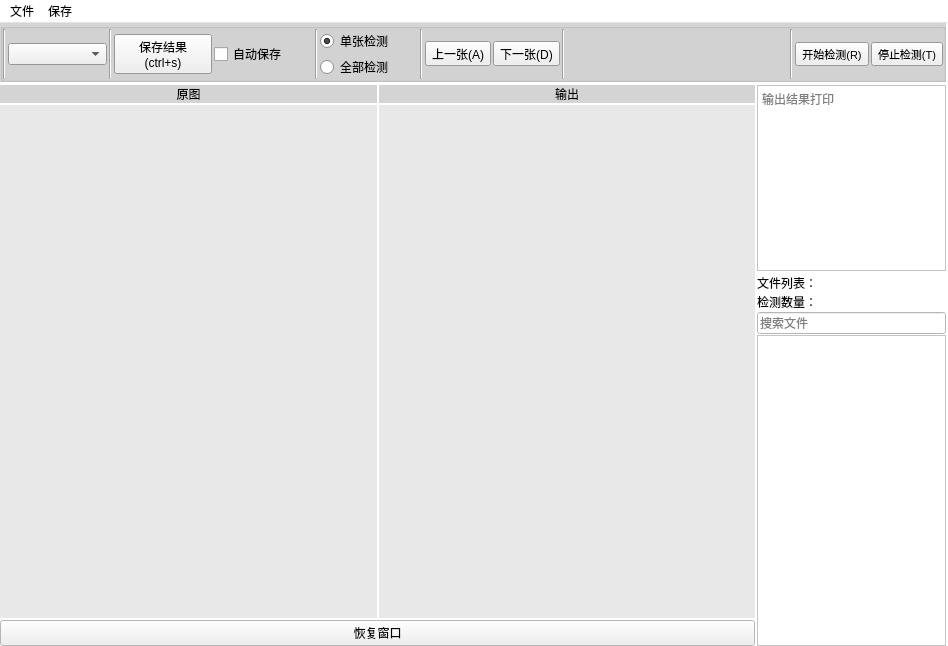
<?xml version="1.0" encoding="UTF-8"?>
<ui version="4.0">
 <class>MainWindow</class>
 <widget class="QMainWindow" name="MainWindow">
  <property name="enabled">
   <bool>true</bool>
  </property>
  <property name="geometry">
   <rect>
    <x>0</x>
    <y>0</y>
    <width>948</width>
    <height>646</height>
   </rect>
  </property>
  <property name="palette">
   <palette>
    <active>
     <colorrole role="Base">
      <brush brushstyle="SolidPattern">
       <color alpha="255">
        <red>255</red>
        <green>255</green>
        <blue>255</blue>
       </color>
      </brush>
     </colorrole>
     <colorrole role="Window">
      <brush brushstyle="SolidPattern">
       <color alpha="255">
        <red>255</red>
        <green>255</green>
        <blue>255</blue>
       </color>
      </brush>
     </colorrole>
    </active>
    <inactive>
     <colorrole role="Base">
      <brush brushstyle="SolidPattern">
       <color alpha="255">
        <red>255</red>
        <green>255</green>
        <blue>255</blue>
       </color>
      </brush>
     </colorrole>
     <colorrole role="Window">
      <brush brushstyle="SolidPattern">
       <color alpha="255">
        <red>255</red>
        <green>255</green>
        <blue>255</blue>
       </color>
      </brush>
     </colorrole>
    </inactive>
    <disabled>
     <colorrole role="Base">
      <brush brushstyle="SolidPattern">
       <color alpha="255">
        <red>255</red>
        <green>255</green>
        <blue>255</blue>
       </color>
      </brush>
     </colorrole>
     <colorrole role="Window">
      <brush brushstyle="SolidPattern">
       <color alpha="255">
        <red>255</red>
        <green>255</green>
        <blue>255</blue>
       </color>
      </brush>
     </colorrole>
    </disabled>
   </palette>
  </property>
  <property name="tabletTracking">
   <bool>false</bool>
  </property>
  <property name="contextMenuPolicy">
   <enum>Qt::ActionsContextMenu</enum>
  </property>
  <property name="windowTitle">
   <string>MainWindow</string>
  </property>
  <property name="windowIcon">
   <iconset>
    <normaloff>C:/Users/ZHONGBO/.designer/backup/my_ico/Mario.ico</normaloff>C:/Users/ZHONGBO/.designer/backup/my_ico/Mario.ico</iconset>
  </property>
  <property name="autoFillBackground">
   <bool>true</bool>
  </property>
  <property name="toolButtonStyle">
   <enum>Qt::ToolButtonTextOnly</enum>
  </property>
  <widget class="QWidget" name="centralwidget">
   <layout class="QGridLayout" name="gridLayout">
    <property name="leftMargin">
     <number>0</number>
    </property>
    <property name="topMargin">
     <number>0</number>
    </property>
    <property name="rightMargin">
     <number>2</number>
    </property>
    <property name="bottomMargin">
     <number>0</number>
    </property>
    <property name="spacing">
     <number>0</number>
    </property>
    <item row="0" column="0">
     <layout class="QVBoxLayout" name="verticalLayout_8" stretch="0,10">
      <property name="spacing">
       <number>3</number>
      </property>
      <item>
       <widget class="QGroupBox" name="groupBox">
        <property name="enabled">
         <bool>true</bool>
        </property>
        <property name="palette">
         <palette>
          <active>
           <colorrole role="Base">
            <brush brushstyle="SolidPattern">
             <color alpha="255">
              <red>255</red>
              <green>255</green>
              <blue>255</blue>
             </color>
            </brush>
           </colorrole>
           <colorrole role="Window">
            <brush brushstyle="SolidPattern">
             <color alpha="255">
              <red>212</red>
              <green>212</green>
              <blue>212</blue>
             </color>
            </brush>
           </colorrole>
          </active>
          <inactive>
           <colorrole role="Base">
            <brush brushstyle="SolidPattern">
             <color alpha="255">
              <red>255</red>
              <green>255</green>
              <blue>255</blue>
             </color>
            </brush>
           </colorrole>
           <colorrole role="Window">
            <brush brushstyle="SolidPattern">
             <color alpha="255">
              <red>212</red>
              <green>212</green>
              <blue>212</blue>
             </color>
            </brush>
           </colorrole>
          </inactive>
          <disabled>
           <colorrole role="Base">
            <brush brushstyle="SolidPattern">
             <color alpha="255">
              <red>212</red>
              <green>212</green>
              <blue>212</blue>
             </color>
            </brush>
           </colorrole>
           <colorrole role="Window">
            <brush brushstyle="SolidPattern">
             <color alpha="255">
              <red>212</red>
              <green>212</green>
              <blue>212</blue>
             </color>
            </brush>
           </colorrole>
          </disabled>
         </palette>
        </property>
        <property name="autoFillBackground">
         <bool>true</bool>
        </property>
        <property name="title">
         <string notr="true"/>
        </property>
        <property name="flat">
         <bool>false</bool>
        </property>
        <layout class="QHBoxLayout" name="horizontalLayout_6">
         <property name="spacing">
          <number>0</number>
         </property>
         <property name="leftMargin">
          <number>0</number>
         </property>
         <property name="topMargin">
          <number>0</number>
         </property>
         <property name="rightMargin">
          <number>0</number>
         </property>
         <property name="bottomMargin">
          <number>0</number>
         </property>
         <item>
          <layout class="QHBoxLayout" name="horizontalLayout_4" stretch="5,0,2,0,1">
           <property name="spacing">
            <number>2</number>
           </property>
           <property name="sizeConstraint">
            <enum>QLayout::SetDefaultConstraint</enum>
           </property>
           <property name="leftMargin">
            <number>0</number>
           </property>
           <property name="rightMargin">
            <number>0</number>
           </property>
           <item>
            <layout class="QHBoxLayout" name="horizontalLayout" stretch="0,0,0,0,0,0,0,0,0,0">
             <property name="sizeConstraint">
              <enum>QLayout::SetDefaultConstraint</enum>
             </property>
             <item>
              <widget class="Line" name="line_8">
               <property name="orientation">
                <enum>Qt::Vertical</enum>
               </property>
              </widget>
             </item>
             <item>
              <widget class="QComboBox" name="comboBox">
               <property name="enabled">
                <bool>true</bool>
               </property>
               <property name="toolTip">
                <string>选择模型</string>
               </property>
               <property name="currentIndex">
                <number>-1</number>
               </property>
               <property name="maxVisibleItems">
                <number>12</number>
               </property>
               <property name="placeholderText">
                <string>选择模型</string>
               </property>
               <item>
                <property name="text">
                 <string extracomment="模型选择">Yolov5</string>
                </property>
               </item>
               <item>
                <property name="text">
                 <string>U2net_p</string>
                </property>
               </item>
               <item>
                <property name="text">
                 <string>Open_my</string>
                </property>
               </item>
              </widget>
             </item>
             <item>
              <widget class="Line" name="line">
               <property name="orientation">
                <enum>Qt::Vertical</enum>
               </property>
              </widget>
             </item>
             <item>
              <widget class="QPushButton" name="pushButton_3">
               <property name="tabletTracking">
                <bool>false</bool>
               </property>
               <property name="layoutDirection">
                <enum>Qt::LeftToRight</enum>
               </property>
               <property name="autoFillBackground">
                <bool>false</bool>
               </property>
               <property name="text">
                <string>保存结果
(ctrl+s)</string>
               </property>
               <property name="icon">
                <iconset>
                 <normaloff>my_ico/save.png</normaloff>my_ico/save.png</iconset>
               </property>
               <property name="iconSize">
                <size>
                 <width>20</width>
                 <height>20</height>
                </size>
               </property>
               <property name="shortcut">
                <string>Ctrl+S</string>
               </property>
               <property name="autoDefault">
                <bool>false</bool>
               </property>
               <property name="default">
                <bool>false</bool>
               </property>
               <property name="flat">
                <bool>false</bool>
               </property>
              </widget>
             </item>
             <item>
              <widget class="QCheckBox" name="checkBox">
               <property name="text">
                <string>自动保存</string>
               </property>
              </widget>
             </item>
             <item>
              <widget class="Line" name="line_2">
               <property name="orientation">
                <enum>Qt::Vertical</enum>
               </property>
              </widget>
             </item>
             <item>
              <layout class="QVBoxLayout" name="verticalLayout_7">
               <item>
                <widget class="QRadioButton" name="radioButton">
                 <property name="tabletTracking">
                  <bool>false</bool>
                 </property>
                 <property name="text">
                  <string>单张检测</string>
                 </property>
                 <property name="checkable">
                  <bool>true</bool>
                 </property>
                 <property name="checked">
                  <bool>true</bool>
                 </property>
                 <property name="autoExclusive">
                  <bool>true</bool>
                 </property>
                </widget>
               </item>
               <item>
                <widget class="QRadioButton" name="radioButton_2">
                 <property name="tabletTracking">
                  <bool>false</bool>
                 </property>
                 <property name="text">
                  <string>全部检测</string>
                 </property>
                 <property name="checkable">
                  <bool>true</bool>
                 </property>
                 <property name="checked">
                  <bool>false</bool>
                 </property>
                 <property name="autoExclusive">
                  <bool>true</bool>
                 </property>
                </widget>
               </item>
              </layout>
             </item>
             <item>
              <widget class="Line" name="line_7">
               <property name="orientation">
                <enum>Qt::Vertical</enum>
               </property>
              </widget>
             </item>
             <item>
              <widget class="QToolButton" name="toolButton">
               <property name="text">
                <string>上一张(A)</string>
               </property>
               <property name="icon">
                <iconset>
                 <normaloff>my_ico/prev.png</normaloff>my_ico/prev.png</iconset>
               </property>
               <property name="iconSize">
                <size>
                 <width>20</width>
                 <height>20</height>
                </size>
               </property>
               <property name="shortcut">
                <string>A</string>
               </property>
               <property name="toolButtonStyle">
                <enum>Qt::ToolButtonTextUnderIcon</enum>
               </property>
               <property name="arrowType">
                <enum>Qt::NoArrow</enum>
               </property>
              </widget>
             </item>
             <item>
              <widget class="QToolButton" name="toolButton_2">
               <property name="layoutDirection">
                <enum>Qt::LeftToRight</enum>
               </property>
               <property name="text">
                <string>下一张(D)</string>
               </property>
               <property name="icon">
                <iconset>
                 <normaloff>my_ico/next.png</normaloff>my_ico/next.png</iconset>
               </property>
               <property name="iconSize">
                <size>
                 <width>20</width>
                 <height>20</height>
                </size>
               </property>
               <property name="shortcut">
                <string>D</string>
               </property>
               <property name="toolButtonStyle">
                <enum>Qt::ToolButtonTextUnderIcon</enum>
               </property>
               <property name="arrowType">
                <enum>Qt::NoArrow</enum>
               </property>
              </widget>
             </item>
            </layout>
           </item>
           <item>
            <widget class="Line" name="line_9">
             <property name="orientation">
              <enum>Qt::Vertical</enum>
             </property>
            </widget>
           </item>
           <item>
            <spacer name="horizontalSpacer">
             <property name="orientation">
              <enum>Qt::Horizontal</enum>
             </property>
             <property name="sizeHint" stdset="0">
              <size>
               <width>61</width>
               <height>20</height>
              </size>
             </property>
            </spacer>
           </item>
           <item>
            <widget class="Line" name="line_10">
             <property name="orientation">
              <enum>Qt::Vertical</enum>
             </property>
            </widget>
           </item>
           <item>
            <layout class="QHBoxLayout" name="horizontalLayout_2">
             <property name="sizeConstraint">
              <enum>QLayout::SetDefaultConstraint</enum>
             </property>
             <item>
              <widget class="QToolButton" name="toolButton_3">
               <property name="enabled">
                <bool>true</bool>
               </property>
               <property name="font">
                <font>
                 <pointsize>8</pointsize>
                </font>
               </property>
               <property name="layoutDirection">
                <enum>Qt::LeftToRight</enum>
               </property>
               <property name="text">
                <string>开始检测(R)</string>
               </property>
               <property name="icon">
                <iconset>
                 <normaloff>my_ico/start.png</normaloff>my_ico/start.png</iconset>
               </property>
               <property name="iconSize">
                <size>
                 <width>25</width>
                 <height>25</height>
                </size>
               </property>
               <property name="shortcut">
                <string>R</string>
               </property>
               <property name="checkable">
                <bool>false</bool>
               </property>
               <property name="checked">
                <bool>false</bool>
               </property>
               <property name="popupMode">
                <enum>QToolButton::DelayedPopup</enum>
               </property>
               <property name="toolButtonStyle">
                <enum>Qt::ToolButtonTextUnderIcon</enum>
               </property>
               <property name="arrowType">
                <enum>Qt::NoArrow</enum>
               </property>
              </widget>
             </item>
             <item>
              <widget class="QToolButton" name="toolButton_4">
               <property name="enabled">
                <bool>true</bool>
               </property>
               <property name="font">
                <font>
                 <pointsize>8</pointsize>
                </font>
               </property>
               <property name="layoutDirection">
                <enum>Qt::LeftToRight</enum>
               </property>
               <property name="autoFillBackground">
                <bool>false</bool>
               </property>
               <property name="text">
                <string>停止检测(T)</string>
               </property>
               <property name="icon">
                <iconset>
                 <normaloff>my_ico/stop.png</normaloff>my_ico/stop.png</iconset>
               </property>
               <property name="iconSize">
                <size>
                 <width>25</width>
                 <height>25</height>
                </size>
               </property>
               <property name="shortcut">
                <string>T</string>
               </property>
               <property name="checkable">
                <bool>false</bool>
               </property>
               <property name="checked">
                <bool>false</bool>
               </property>
               <property name="popupMode">
                <enum>QToolButton::DelayedPopup</enum>
               </property>
               <property name="toolButtonStyle">
                <enum>Qt::ToolButtonTextUnderIcon</enum>
               </property>
               <property name="autoRaise">
                <bool>false</bool>
               </property>
               <property name="arrowType">
                <enum>Qt::NoArrow</enum>
               </property>
              </widget>
             </item>
            </layout>
           </item>
          </layout>
         </item>
        </layout>
       </widget>
      </item>
      <item>
       <layout class="QHBoxLayout" name="horizontalLayout_5" stretch="4,1">
        <property name="spacing">
         <number>2</number>
        </property>
        <item>
         <layout class="QVBoxLayout" name="verticalLayout_6">
          <property name="spacing">
           <number>2</number>
          </property>
          <item>
           <layout class="QHBoxLayout" name="horizontalLayout_3">
            <item>
             <layout class="QVBoxLayout" name="verticalLayout_3" stretch="0,1">
              <item>
               <widget class="QLabel" name="label_7">
                <property name="enabled">
                 <bool>true</bool>
                </property>
                <property name="palette">
                 <palette>
                  <active>
                   <colorrole role="Base">
                    <brush brushstyle="SolidPattern">
                     <color alpha="255">
                      <red>255</red>
                      <green>255</green>
                      <blue>255</blue>
                     </color>
                    </brush>
                   </colorrole>
                   <colorrole role="Window">
                    <brush brushstyle="SolidPattern">
                     <color alpha="255">
                      <red>212</red>
                      <green>212</green>
                      <blue>212</blue>
                     </color>
                    </brush>
                   </colorrole>
                  </active>
                  <inactive>
                   <colorrole role="Base">
                    <brush brushstyle="SolidPattern">
                     <color alpha="255">
                      <red>255</red>
                      <green>255</green>
                      <blue>255</blue>
                     </color>
                    </brush>
                   </colorrole>
                   <colorrole role="Window">
                    <brush brushstyle="SolidPattern">
                     <color alpha="255">
                      <red>212</red>
                      <green>212</green>
                      <blue>212</blue>
                     </color>
                    </brush>
                   </colorrole>
                  </inactive>
                  <disabled>
                   <colorrole role="Base">
                    <brush brushstyle="SolidPattern">
                     <color alpha="255">
                      <red>212</red>
                      <green>212</green>
                      <blue>212</blue>
                     </color>
                    </brush>
                   </colorrole>
                   <colorrole role="Window">
                    <brush brushstyle="SolidPattern">
                     <color alpha="255">
                      <red>212</red>
                      <green>212</green>
                      <blue>212</blue>
                     </color>
                    </brush>
                   </colorrole>
                  </disabled>
                 </palette>
                </property>
                <property name="tabletTracking">
                 <bool>false</bool>
                </property>
                <property name="autoFillBackground">
                 <bool>true</bool>
                </property>
                <property name="text">
                 <string>原图</string>
                </property>
                <property name="textFormat">
                 <enum>Qt::PlainText</enum>
                </property>
                <property name="scaledContents">
                 <bool>false</bool>
                </property>
                <property name="alignment">
                 <set>Qt::AlignCenter</set>
                </property>
                <property name="wordWrap">
                 <bool>false</bool>
                </property>
                <property name="textInteractionFlags">
                 <set>Qt::LinksAccessibleByMouse</set>
                </property>
               </widget>
              </item>
              <item>
               <widget class="MyLabel" name="label">
                <property name="palette">
                 <palette>
                  <active>
                   <colorrole role="Base">
                    <brush brushstyle="SolidPattern">
                     <color alpha="255">
                      <red>255</red>
                      <green>255</green>
                      <blue>255</blue>
                     </color>
                    </brush>
                   </colorrole>
                   <colorrole role="Window">
                    <brush brushstyle="SolidPattern">
                     <color alpha="255">
                      <red>232</red>
                      <green>232</green>
                      <blue>232</blue>
                     </color>
                    </brush>
                   </colorrole>
                  </active>
                  <inactive>
                   <colorrole role="Base">
                    <brush brushstyle="SolidPattern">
                     <color alpha="255">
                      <red>255</red>
                      <green>255</green>
                      <blue>255</blue>
                     </color>
                    </brush>
                   </colorrole>
                   <colorrole role="Window">
                    <brush brushstyle="SolidPattern">
                     <color alpha="255">
                      <red>232</red>
                      <green>232</green>
                      <blue>232</blue>
                     </color>
                    </brush>
                   </colorrole>
                  </inactive>
                  <disabled>
                   <colorrole role="Base">
                    <brush brushstyle="SolidPattern">
                     <color alpha="255">
                      <red>232</red>
                      <green>232</green>
                      <blue>232</blue>
                     </color>
                    </brush>
                   </colorrole>
                   <colorrole role="Window">
                    <brush brushstyle="SolidPattern">
                     <color alpha="255">
                      <red>232</red>
                      <green>232</green>
                      <blue>232</blue>
                     </color>
                    </brush>
                   </colorrole>
                  </disabled>
                 </palette>
                </property>
                <property name="autoFillBackground">
                 <bool>true</bool>
                </property>
                <property name="text">
                 <string/>
                </property>
                <property name="scaledContents">
                 <bool>false</bool>
                </property>
                <property name="alignment">
                 <set>Qt::AlignCenter</set>
                </property>
                <property name="openExternalLinks">
                 <bool>false</bool>
                </property>
               </widget>
              </item>
             </layout>
            </item>
            <item>
             <layout class="QVBoxLayout" name="verticalLayout_2" stretch="0,1">
              <item>
               <widget class="QLabel" name="label_6">
                <property name="palette">
                 <palette>
                  <active>
                   <colorrole role="Base">
                    <brush brushstyle="SolidPattern">
                     <color alpha="255">
                      <red>255</red>
                      <green>255</green>
                      <blue>255</blue>
                     </color>
                    </brush>
                   </colorrole>
                   <colorrole role="Window">
                    <brush brushstyle="SolidPattern">
                     <color alpha="255">
                      <red>212</red>
                      <green>212</green>
                      <blue>212</blue>
                     </color>
                    </brush>
                   </colorrole>
                  </active>
                  <inactive>
                   <colorrole role="Base">
                    <brush brushstyle="SolidPattern">
                     <color alpha="255">
                      <red>255</red>
                      <green>255</green>
                      <blue>255</blue>
                     </color>
                    </brush>
                   </colorrole>
                   <colorrole role="Window">
                    <brush brushstyle="SolidPattern">
                     <color alpha="255">
                      <red>212</red>
                      <green>212</green>
                      <blue>212</blue>
                     </color>
                    </brush>
                   </colorrole>
                  </inactive>
                  <disabled>
                   <colorrole role="Base">
                    <brush brushstyle="SolidPattern">
                     <color alpha="255">
                      <red>212</red>
                      <green>212</green>
                      <blue>212</blue>
                     </color>
                    </brush>
                   </colorrole>
                   <colorrole role="Window">
                    <brush brushstyle="SolidPattern">
                     <color alpha="255">
                      <red>212</red>
                      <green>212</green>
                      <blue>212</blue>
                     </color>
                    </brush>
                   </colorrole>
                  </disabled>
                 </palette>
                </property>
                <property name="autoFillBackground">
                 <bool>true</bool>
                </property>
                <property name="text">
                 <string>输出</string>
                </property>
                <property name="textFormat">
                 <enum>Qt::PlainText</enum>
                </property>
                <property name="scaledContents">
                 <bool>false</bool>
                </property>
                <property name="alignment">
                 <set>Qt::AlignCenter</set>
                </property>
                <property name="wordWrap">
                 <bool>false</bool>
                </property>
                <property name="textInteractionFlags">
                 <set>Qt::LinksAccessibleByMouse</set>
                </property>
               </widget>
              </item>
              <item>
               <widget class="MyLabel" name="label_2">
                <property name="palette">
                 <palette>
                  <active>
                   <colorrole role="Base">
                    <brush brushstyle="SolidPattern">
                     <color alpha="255">
                      <red>255</red>
                      <green>255</green>
                      <blue>255</blue>
                     </color>
                    </brush>
                   </colorrole>
                   <colorrole role="Window">
                    <brush brushstyle="SolidPattern">
                     <color alpha="255">
                      <red>232</red>
                      <green>232</green>
                      <blue>232</blue>
                     </color>
                    </brush>
                   </colorrole>
                  </active>
                  <inactive>
                   <colorrole role="Base">
                    <brush brushstyle="SolidPattern">
                     <color alpha="255">
                      <red>255</red>
                      <green>255</green>
                      <blue>255</blue>
                     </color>
                    </brush>
                   </colorrole>
                   <colorrole role="Window">
                    <brush brushstyle="SolidPattern">
                     <color alpha="255">
                      <red>232</red>
                      <green>232</green>
                      <blue>232</blue>
                     </color>
                    </brush>
                   </colorrole>
                  </inactive>
                  <disabled>
                   <colorrole role="Base">
                    <brush brushstyle="SolidPattern">
                     <color alpha="255">
                      <red>232</red>
                      <green>232</green>
                      <blue>232</blue>
                     </color>
                    </brush>
                   </colorrole>
                   <colorrole role="Window">
                    <brush brushstyle="SolidPattern">
                     <color alpha="255">
                      <red>232</red>
                      <green>232</green>
                      <blue>232</blue>
                     </color>
                    </brush>
                   </colorrole>
                  </disabled>
                 </palette>
                </property>
                <property name="autoFillBackground">
                 <bool>true</bool>
                </property>
                <property name="text">
                 <string/>
                </property>
               </widget>
              </item>
             </layout>
            </item>
           </layout>
          </item>
          <item>
           <widget class="QPushButton" name="pushButton">
            <property name="text">
             <string>恢复窗口</string>
            </property>
           </widget>
          </item>
         </layout>
        </item>
        <item>
         <layout class="QVBoxLayout" name="verticalLayout_5" stretch="4,8">
          <property name="spacing">
           <number>3</number>
          </property>
          <property name="sizeConstraint">
           <enum>QLayout::SetDefaultConstraint</enum>
          </property>
          <item>
           <widget class="QTextEdit" name="textEdit">
            <property name="readOnly">
             <bool>true</bool>
            </property>
            <property name="placeholderText">
             <string>输出结果打印</string>
            </property>
           </widget>
          </item>
          <item>
           <layout class="QVBoxLayout" name="verticalLayout" stretch="0,0,0,0">
            <property name="spacing">
             <number>1</number>
            </property>
            <property name="sizeConstraint">
             <enum>QLayout::SetDefaultConstraint</enum>
            </property>
            <property name="bottomMargin">
             <number>0</number>
            </property>
            <item>
             <widget class="QLabel" name="label_3">
              <property name="sizeIncrement">
               <size>
                <width>0</width>
                <height>0</height>
               </size>
              </property>
              <property name="baseSize">
               <size>
                <width>0</width>
                <height>0</height>
               </size>
              </property>
              <property name="autoFillBackground">
               <bool>true</bool>
              </property>
              <property name="frameShape">
               <enum>QFrame::NoFrame</enum>
              </property>
              <property name="lineWidth">
               <number>1</number>
              </property>
              <property name="text">
               <string>文件列表：</string>
              </property>
              <property name="margin">
               <number>3</number>
              </property>
              <property name="indent">
               <number>0</number>
              </property>
              <property name="openExternalLinks">
               <bool>false</bool>
              </property>
             </widget>
            </item>
            <item>
             <widget class="QLabel" name="label_4">
              <property name="sizeIncrement">
               <size>
                <width>0</width>
                <height>0</height>
               </size>
              </property>
              <property name="baseSize">
               <size>
                <width>0</width>
                <height>0</height>
               </size>
              </property>
              <property name="autoFillBackground">
               <bool>true</bool>
              </property>
              <property name="frameShape">
               <enum>QFrame::NoFrame</enum>
              </property>
              <property name="text">
               <string>检测数量：</string>
              </property>
              <property name="margin">
               <number>3</number>
              </property>
              <property name="indent">
               <number>0</number>
              </property>
              <property name="openExternalLinks">
               <bool>false</bool>
              </property>
             </widget>
            </item>
            <item>
             <widget class="QLineEdit" name="lineEdit">
              <property name="placeholderText">
               <string>搜索文件</string>
              </property>
             </widget>
            </item>
            <item>
             <widget class="QListView" name="listView">
              <property name="tabletTracking">
               <bool>false</bool>
              </property>
              <property name="verticalScrollBarPolicy">
               <enum>Qt::ScrollBarAsNeeded</enum>
              </property>
              <property name="tabKeyNavigation">
               <bool>false</bool>
              </property>
              <property name="selectionBehavior">
               <enum>QAbstractItemView::SelectRows</enum>
              </property>
              <property name="layoutMode">
               <enum>QListView::Batched</enum>
              </property>
              <property name="viewMode">
               <enum>QListView::IconMode</enum>
              </property>
             </widget>
            </item>
           </layout>
          </item>
         </layout>
        </item>
       </layout>
      </item>
     </layout>
    </item>
   </layout>
  </widget>
  <widget class="QMenuBar" name="menubar">
   <property name="geometry">
    <rect>
     <x>0</x>
     <y>0</y>
     <width>948</width>
     <height>23</height>
    </rect>
   </property>
   <widget class="QMenu" name="menuOpen">
    <property name="layoutDirection">
     <enum>Qt::LeftToRight</enum>
    </property>
    <property name="autoFillBackground">
     <bool>false</bool>
    </property>
    <property name="tearOffEnabled">
     <bool>false</bool>
    </property>
    <property name="title">
     <string>文件</string>
    </property>
    <property name="separatorsCollapsible">
     <bool>false</bool>
    </property>
    <property name="toolTipsVisible">
     <bool>true</bool>
    </property>
    <addaction name="actiondaka"/>
    <addaction name="action"/>
    <addaction name="separator"/>
    <addaction name="action_2"/>
    <addaction name="action_3"/>
   </widget>
   <widget class="QMenu" name="menu">
    <property name="title">
     <string>保存</string>
    </property>
    <addaction name="action_7"/>
    <addaction name="action_8"/>
   </widget>
   <addaction name="menuOpen"/>
   <addaction name="menu"/>
  </widget>
  <action name="actiondaka">
   <property name="icon">
    <iconset>
     <normaloff>my_ico/open.png</normaloff>my_ico/open.png</iconset>
   </property>
   <property name="text">
    <string>打开文件</string>
   </property>
  </action>
  <action name="action">
   <property name="icon">
    <iconset>
     <normaloff>my_ico/open.png</normaloff>my_ico/open.png</iconset>
   </property>
   <property name="text">
    <string>打开文件夹</string>
   </property>
  </action>
  <action name="action_2">
   <property name="icon">
    <iconset>
     <normaloff>my_ico/video2.png</normaloff>my_ico/video2.png</iconset>
   </property>
   <property name="text">
    <string>打开视频</string>
   </property>
  </action>
  <action name="action_3">
   <property name="icon">
    <iconset>
     <normaloff>my_ico/camera.ico</normaloff>my_ico/camera.ico</iconset>
   </property>
   <property name="text">
    <string>打开摄像头</string>
   </property>
  </action>
  <action name="action_7">
   <property name="icon">
    <iconset>
     <normaloff>my_ico/save.png</normaloff>my_ico/save.png</iconset>
   </property>
   <property name="text">
    <string>保存</string>
   </property>
  </action>
  <action name="action_8">
   <property name="icon">
    <iconset>
     <normaloff>my_ico/save.png</normaloff>my_ico/save.png</iconset>
   </property>
   <property name="text">
    <string>另存为</string>
   </property>
  </action>
 </widget>
 <customwidgets>
  <customwidget>
   <class>MyLabel</class>
   <extends>QLabel</extends>
   <header>my_label</header>
  </customwidget>
 </customwidgets>
 <resources/>
 <connections/>
</ui>
